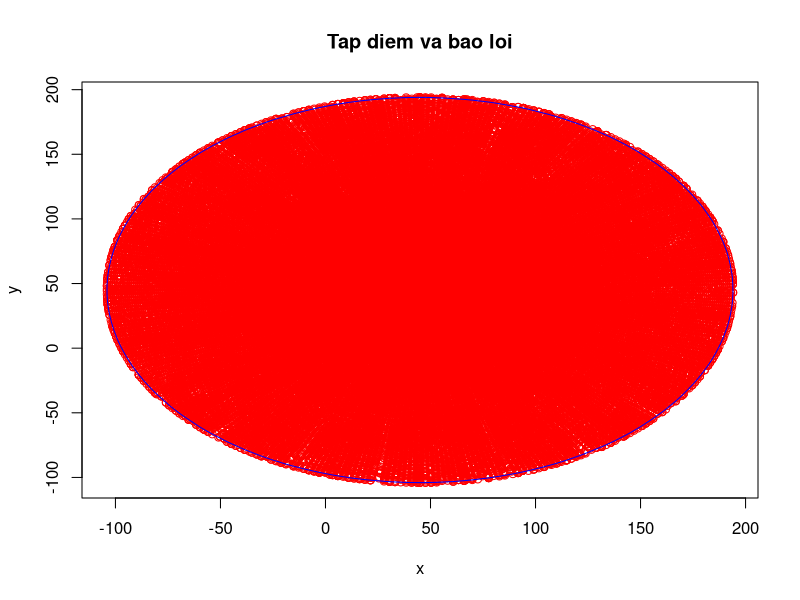

The R script that drew this image:
test = read.csv("random_discs.csv", header = FALSE)
result = read.csv("result.csv", header = FALSE)

plot(test, xlab = "x", ylab = "y", main = "Tap diem va bao loi", col = "red")

ch <- chull(result)
kq <- result[c(ch, ch[1]), ]  # closed polygon

lines(kq, col="blue")
